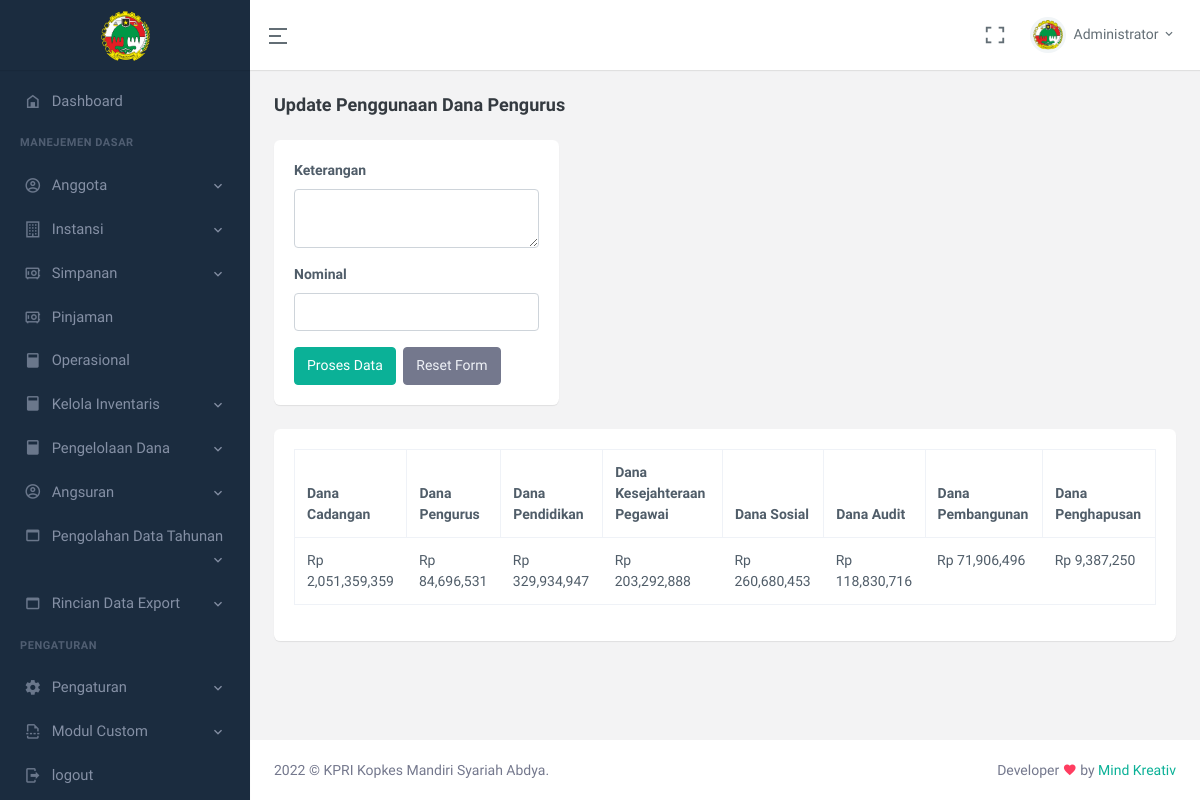
The app's page /index.php/c_operasional/dana_pengurus, older data.
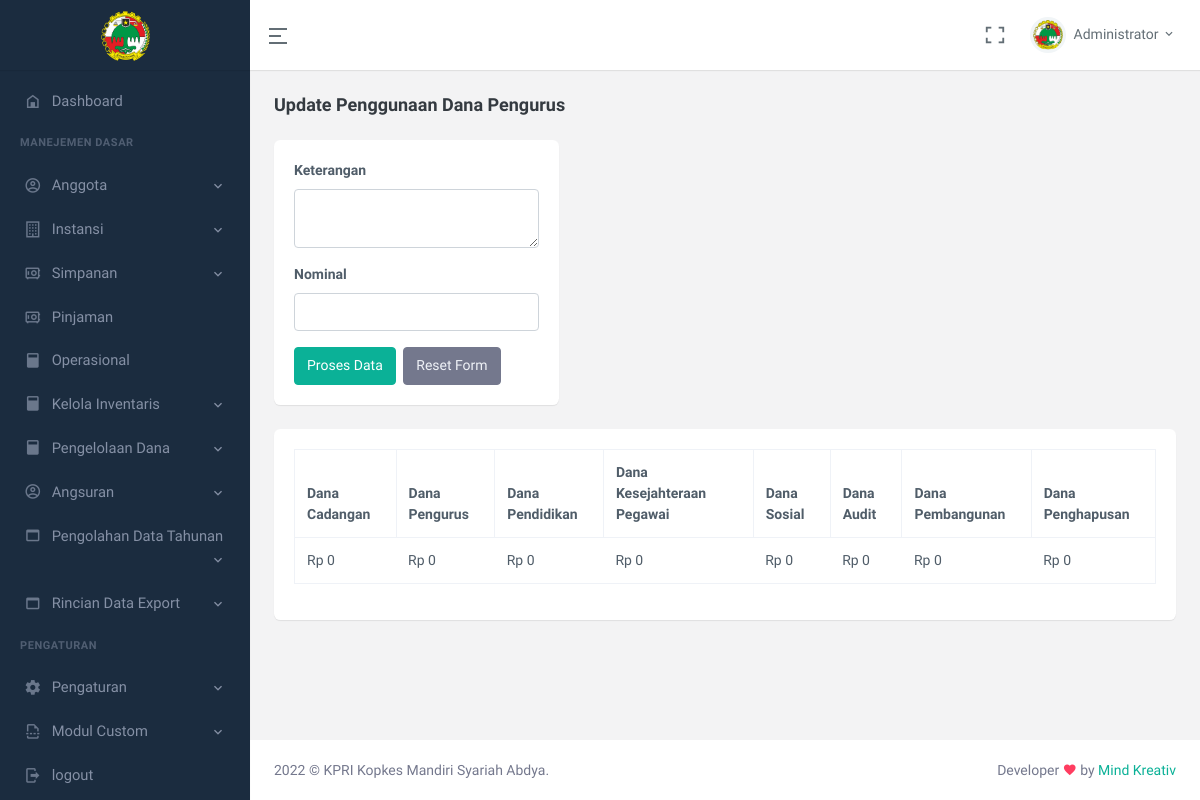
The same page, newer data.
### tables this page shows
CREATE TABLE `tb_brangkas` (
  `kas` double NOT NULL,
  `dana_gotongroyong` double NOT NULL,
  `dana_simpok` double NOT NULL,
  `dana_simwa` double NOT NULL,
  `dana_kusus` double NOT NULL,
  `dana_lainya` double NOT NULL,
  `total_hutang` double NOT NULL,
  `total_piutang` double NOT NULL,
  `jasa_usaha` double NOT NULL,
  `jasa_simpanan` double NOT NULL,
  `dana_cadangan` double NOT NULL,
  `dana_pengurus` double NOT NULL,
  `dana_pendidikan` double NOT NULL,
  `dana_kes_pegawai` double NOT NULL,
  `dana_sosial` double NOT NULL,
  `dana_audit` double NOT NULL,
  `dana_pembangunan` double NOT NULL,
  `dana_penghapusan` double NOT NULL,
  `last_update` date NOT NULL
);

### application/views/main.php (called while the page is built, shortened)
<?php
$this->load->view('part/header.php');
$this->load->view($page);
 ?>

### application/controllers/C_Operasional.php (called while the page is built, shortened)
<?php
class C_Operasional extends CI_Controller{
  public function __construct()
  {
    $this->load->library('form_validation');
    $this->load->model(array(
      'Data_Operasional/M_update' => 'mu',
      'Data_Operasional/M_function' => 'mf',
    ));
    $this->load->library(array('Curency_indo_helper' => 'conv'));
    $this->load->helper('tgl_indo');
  }
  function dana_pengurus()
  {
    $load = $this->mf->get_brangkas()->row();
    $data = array(
      'js'      =>  '',
      'title'   =>  'Update Penggunaan Dana Pengurus',
      'action'  =>  'kelola_dana/single_process',
      'tipe'    =>  'dana_pengurus',
      'load'    =>  $load,
      'page'    =>  'page/operasional/dana_lain'
    );
    $this->load->view('main', $data);
  }
}

### index.php (called while the page is built, shortened)
<?php
require_once BASEPATH.'core/CodeIgniter.php';

### application/models/Data_Operasional/M_function.php (called while the page is built, shortened)
<?php
class M_function extends CI_Model{
  function get_brangkas()
  {
    return $this->db->get('tb_brangkas');
  }
}

### application/libraries/Curency_indo_helper.php (called while the page is built, shortened)
<?php
class Curency_indo_helper {
  function convRupiah($value) {
   return 'Rp ' . number_format($value);
  }
}

### application/views/page/operasional/dana_lain.php (the view, shortened to what this page needs)
<div class="page-content">
  <div class="container-fluid">
    <div class="row">
      <div class="col-12">
        <div class="page-title-box d-sm-flex align-items-center justify-content-between">
          <h4 class="mb-sm-0"><?= $title ?></h4>
        </div>
      </div>
    </div>
    <div class="row">
      <div class="col-xl-4">
    <div class="card">
        <div class="card-body">
            <form method="post" action="<?= base_url($action.'/').$tipe ?>" class="custom-validation">
              <div class="row">
                <div class="mb-3 col-xl-12">
                  <label class="form-label">Keterangan</label>
                  <div>
                  <textarea name="keterangan" class="form-control" rows="2" cols="80"></textarea>
                  </div>
                </div>
                <div class="mb-3 col-xl-12">
                  <label class="form-label">Nominal</label>
                  <div>
                    <input type="text"class="form-control uang" name="nominal"/>
                  </div>
                </div>
                <div>
                    <div>
                        <button type="submit" class="btn btn-primary waves-effect waves-light me-1">
                            Proses Data
                        </button>
                        <button type="reset" class="btn btn-secondary waves-effect">
                            Reset Form
                        </button>
                    </div>
                </div>
                </div>
            </form>
        </div>
    </div>
  </div>
  <div class="col-xl-12">
    <div class="card">
      <div class="card-body">
        <table id="datatable" class="table table-bordered dt-responsive nowrap" style="border-collapse: collapse; border-spacing: 0; width: 100%;">
            <thead>
                <tr>
                    <th>Dana Cadangan</th>
                    <th>Dana Pengurus</th>
                    <th>Dana Pendidikan</th>
                    <th>Dana Kesejahteraan Pegawai</th>
                    <th>Dana Sosial</th>
                    <th>Dana Audit</th>
                    <th>Dana Pembangunan</th>
                    <th>Dana Penghapusan</th>
                </tr>
            </thead>
            <tbody>
            <tr>
                <td><?= $this->conv->convRupiah($load->dana_cadangan) ?></td>
                <td><?= $this->conv->convRupiah($load->dana_pengurus) ?></td>
                <td><?= $this->conv->convRupiah($load->dana_pendidikan) ?></td>
                <td><?= $this->conv->convRupiah($load->dana_kes_pegawai) ?></td>
                <td><?= $this->conv->convRupiah($load->dana_sosial) ?></td>
                <td><?= $this->conv->convRupiah($load->dana_audit) ?></td>
                <td><?= $this->conv->convRupiah($load->dana_pembangunan) ?></td>
                <td><?= $this->conv->convRupiah($load->dana_penghapusan) ?></td>
            </tr>
            </tbody>
        </table>
    </div>
  </div>
</div>
  </div>
</div>

Row changes from the older to the newer data that the page shows:
removed tb_brangkas: dana_cadangan "Rp 2,051,359,359", dana_pengurus "Rp 84,696,531", dana_pendidikan "Rp 329,934,947", dana_kes_pegawai "Rp 203,292,888", dana_sosial "Rp 260,680,453", dana_audit "Rp 118,830,716", dana_pembangunan "Rp 71,906,496", dana_penghapusan "Rp 9,387,250"
added tb_brangkas: dana_cadangan "Rp 0", dana_pengurus "Rp 0", dana_pendidikan "Rp 0", dana_kes_pegawai "Rp 0", dana_sosial "Rp 0", dana_audit "Rp 0", dana_pembangunan "Rp 0", dana_penghapusan "Rp 0"
